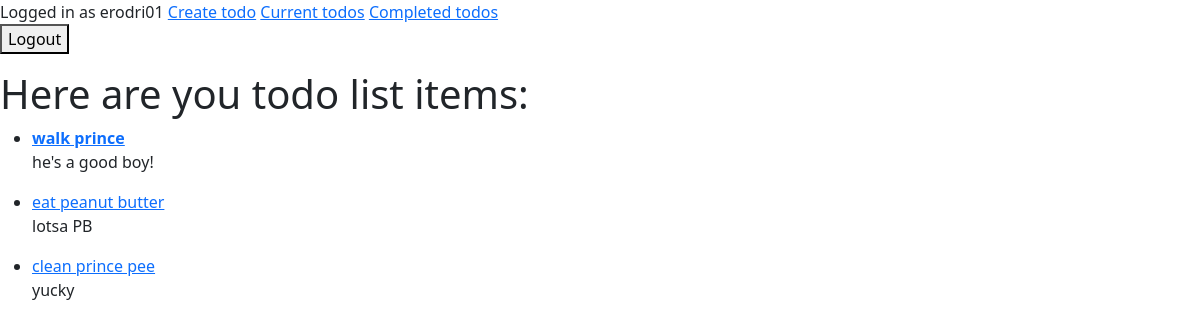
/current_todos/ (signed in), run on an earlier commit of the app's database.
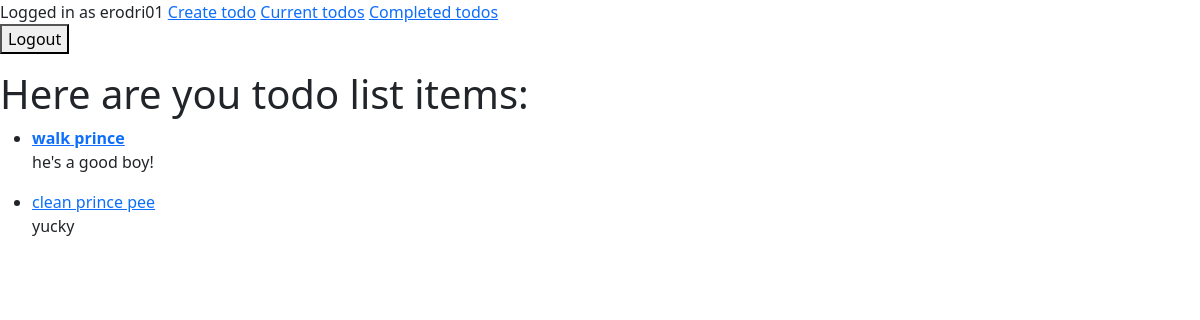
And on a later commit of the database.
### todo/models.py (models this page shows, shortened)
class todo_list_item(models.Model):
    title = models.CharField(max_length=100)
    description = models.TextField(blank=True)
    time_created = models.DateTimeField(auto_now_add=True)
    time_completed = models.DateTimeField(null=True, blank=True)
    important = models.BooleanField(default=False)
    user = models.ForeignKey(to=User, on_delete=models.CASCADE)

### todo/views.py (the view)
# urls.py: path('current_todos/', views.current_todos, name='current_todos'),
@login_required
def current_todos(request):
    my_todos = todo_list_item.objects.filter(user=request.user,  # ensures users only see their todos
                                             time_completed__isnull=True)  # ensures completed tasks do not appear
    return render(request,
                  template_name='current_todos_template.html',
                  context={'todos_context': my_todos})

### todo/templates/current_todos_template.html
{% extends 'base_template.html' %}
{% block my_content %}
<h1>Here are you todo list items:</h1>
<ul>
  {% for todo_item in todos_context %}
  <li>
    <a href="{% url 'view_todo' todo_item.id %}">
    {% if todo_item.important %}<b>{% endif %}
    {{ todo_item.title }}
    {% if todo_item.important %}</b>{% endif %}
    </a>
    {% if todo_item.description %}<p>{{todo_item.description}}</p>{% endif %}
  </li>
  {% endfor %}
</ul>
{% endblock %}

What changed in the data, as far as the page shows it:
no longer on this page (row edited): todo_list_item: title "eat peanut butter", description "lotsa PB"
